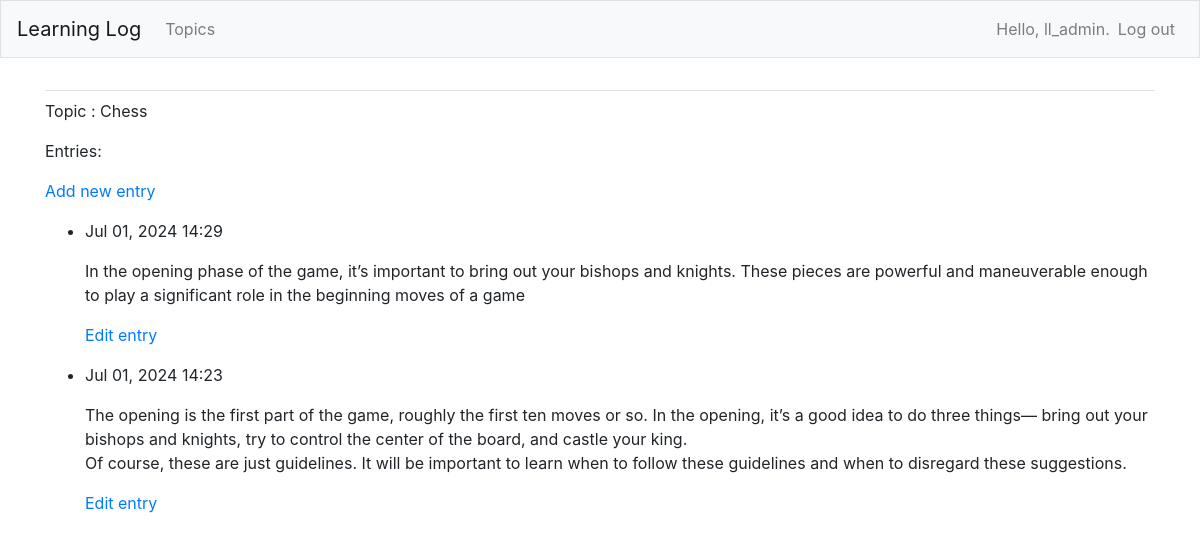
The page /topics/1/ (signed in) on the database its author committed.
### learning_logs/models.py (models this page shows, shortened)
class Topic(models.Model):
    text = models.CharField(max_length=200)
    date_added = models.DateTimeField(auto_now_add=True)
    owner = models.ForeignKey(User, on_delete=models.CASCADE)
    def __str__(self):
        return self.text

class Entry(models.Model):
    topic = models.ForeignKey(Topic, on_delete=models.CASCADE)
    text = models.TextField()
    date_added = models.DateTimeField(auto_now_add=True)
    class Meta:
        verbose_name_plural = 'entries'

### learning_logs/views.py (the view)
# urls.py: path('topics/<int:topic_id>/', views.topic, name='topic'),
@login_required
def topic(request, topic_id):
    topic = Topic.objects.get(id=topic_id)
    if topic.owner != request.user:
        raise Http404
    entries = topic.entry_set.order_by('-date_added')
    context = {'topic': topic, 'entries': entries}
    return render(request, 'learning_logs/topic.html', context)

### learning_logs/templates/learning_logs/topic.html
{% extends "learning_logs/base.html" %}
{% block content %}
  <p>Topic : {{ topic }}</p>
  <p>Entries:</p>
  <p>
    <a href="{% url 'learning_logs:new_entry' topic.id %}">Add new entry</a>
  </p>
  <ul>
      {% for entry in entries %}
        <li>
            <p>{{ entry.date_added|date:'M d, Y H:i' }}</p>
            <p>{{ entry.text|linebreaks }}</p>
            <p>
                <a href="{% url 'learning_logs:edit_entry' entry.id %}">Edit entry</a>
            </p>
        </li>
      {% empty %}
        <li>There are no entries for this topic yet.</li>
      {% endfor %}
  </ul>
{% endblock content %}

### learning_logs/templates/learning_logs/base.html (shortened to what this page needs)
{% load bootstrap4 %}
<!doctype html>
<html lang="en">
<head>
    {% bootstrap_css %}
</head>
<body>
  <nav class="navbar navbar-expand-md navbar-light bg-light mb-4 border">
      <a class="navbar-brand" href="{% url 'learning_logs:index' %}">
          Learning Log
      </a>
      <div class="collapse navbar-collapse" id="navbarCollapse">
          <ul class="navbar-nav mr-auto">
              <li class="nav-item">
                  <a class="nav-link" href="{% url 'learning_logs:topics' %}">
                      Topics
                  </a>
              </li>
          </ul>
          <ul class="navbar-nav ml-auto">
              {% if user.is_authenticated %}
                <li class="nav-item">
                    <span class="navbar-text">Hello, {{ user.username }}.</span>
                </li>
                <li class="nav-item">
                    <a class="nav-link" href="{% url 'users:logout' %}">Log out</a>
                </li>
              {% endif %}
          </ul>
      </div>
  </nav>
  <main role="main" class="container">
      <div class="pb-2 mb-2 border-bottom">
      </div>
      <div>
          {% block content %}{% endblock content %}
      </div>
  </main>
</body>
</html>

### rows shown on the page
Topic: text "Chess"
Entry: date_added "Jul 01, 2024 14:29", text "In the opening phase of the game, it’s important to bring out your bishops and knights. These pieces are powerful and maneuverable enough to play a significant role in the beginning moves of a game"
Entry: date_added "Jul 01, 2024 14:23", text "The opening is the first part of the game, roughly the first ten moves or so. In the opening, it’s a good idea to do three things— bring out your bishops and knights, try to control the center of the board, and castle your king. Of course, these are just guidelines. It will be important to learn when to follow these guidelines and when to disregard these suggestions."

### other values the page prints
{{ user.username }} "ll_admin"
